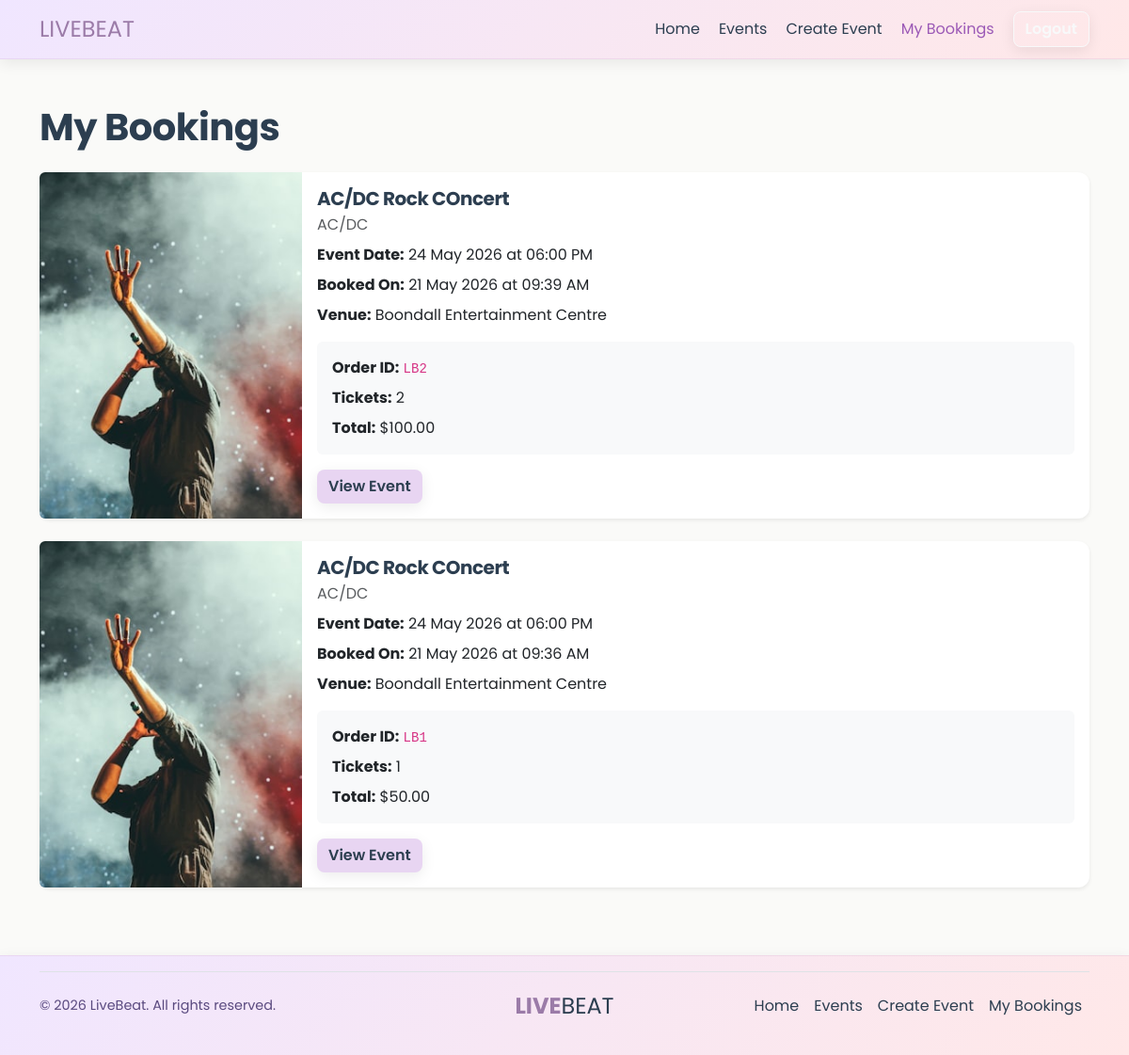
Page /booking-history (signed in) on the committed database.
### livebeat/models.py (models this page shows)
class Booking(db.Model):
    id = db.Column(db.Integer, primary_key=True)
    ticket_quantity = db.Column(db.Integer, nullable=False)
    ticket_price = db.Column(db.Float, nullable=False)
    date_booked = db.Column(db.DateTime, default=brisbane_now)
    user_id = db.Column(db.Integer, db.ForeignKey("user.id"))
    event_id = db.Column(db.Integer, db.ForeignKey("event.id"))

class Event(db.Model):
    id = db.Column(db.Integer, primary_key=True)
    title = db.Column(db.String(100), nullable=False)
    artist = db.Column(db.String(100), nullable=False)
    description = db.Column(db.Text, nullable=False)
    category = db.Column(db.String(50), nullable=False)
    status = db.Column(db.String(20), default="Open")
    capacity = db.Column(db.Integer, nullable=False)
    date = db.Column(db.DateTime, nullable=False)
    venue_name = db.Column(db.String(120), nullable=False)
    venue_address = db.Column(db.String(200), nullable=False)
    ticket_price = db.Column(db.Float, nullable=False)
    acknowledgement = db.Column(db.Text)
    image = db.Column(db.String(200), default="concert1.jpg")
    user_id = db.Column(db.Integer, db.ForeignKey("user.id"))
    bookings = db.relationship("Booking", backref="event", lazy=True)
    comments = db.relationship("Comment", backref="event", lazy=True)

### livebeat/views.py (the view)
@main_bp.route("/booking-history")
@login_required
def booking_history():
    bookings = Booking.query.filter_by(user_id=current_user.id).order_by(Booking.date_booked.desc()).all()
    return render_template("booking-history.html", bookings=bookings)

### livebeat/templates/booking-history.html (shortened to what this page needs)
{% extends 'base.html' %}
{% block content %}
<section class="py-5">
    <div class="container">
        <h1 class="mb-4">My Bookings</h1>
        {% for booking in bookings %}
        <div class="card mb-4 border-0 shadow-sm">
            <div class="row g-0">
                <div class="col-md-3">
                    <img src="{{ url_for('static', filename='images/' ~ booking.event.image) }}"
                        alt="{{ booking.event.title }}"
                        class="img-fluid rounded-start h-100 object-fit-cover">
                </div>
                <div class="col-md-9">
                    <div class="card-body">
                        <h5 class="card-title mb-1">{{ booking.event.title }}</h5>
                        <p class="text-muted mb-2">{{ booking.event.artist }}</p>
                        <p class="mb-2">
                            <strong>Event Date:</strong>
                            {{ booking.event.date.strftime('%d %b %Y at %I:%M %p') }}
                        </p>
                        <p class="mb-2">
                            <strong>Booked On:</strong>
                            {{ booking.date_booked.strftime('%d %b %Y at %I:%M %p') }}
                        </p>
                        <p class="mb-2">
                            <strong>Venue:</strong>
                            {{ booking.event.venue_name }}
                        </p>
                        <div class="bg-light p-3 rounded mt-3">
                            <p class="mb-2">
                                <strong>Order ID:</strong>
                                <code>LB{{ booking.id }}</code>
                            </p>
                            <p class="mb-2">
                                <strong>Tickets:</strong>
                                {{ booking.ticket_quantity }}
                            </p>
                            <p class="mb-0">
                                <strong>Total:</strong>
                                ${{ "%.2f"|format(booking.ticket_quantity * booking.ticket_price) }}
                            </p>
                        </div>
                        <a href="{{ url_for('main.event_details', event_id=booking.event.id) }}"
                            class="btn btn-primary mt-3">
                            View Event
                        </a>
                    </div>
                </div>
            </div>
        </div>
        {% endfor %}
    </div>
</section>
{% endblock %}

### livebeat/static/style/style.css (style rules this page uses)
:root { --dark-gray: #2C3E50; --light-shadow: 0 4px 15px rgba(0, 0, 0, 0.08); --medium-shadow: 0 6px 20px rgba(0, 0, 0, 0.12); }
* { font-family: "Poppins", sans-serif; font-weight: 400; font-style: normal; }
body { background-color: #FAFAF8; min-height: 100vh; display: flex; flex-direction: column; }
h1, h2, h3, h4, h5, h6 { font-weight: 700; letter-spacing: -0.5px; color: var(--dark-gray); }
h1 { font-size: 2.5rem; margin-bottom: 1.5rem; }
.btn { font-weight: 600; border-radius: 8px; box-shadow: var(--light-shadow); }
.btn-primary { background: #E8D5F2; border: none; color: #2C3E50 !important; }
.card { border: none; border-radius: 12px; box-shadow: var(--light-shadow); background: white; transition: all 0.3s ease; }
.card-title { color: var(--dark-gray); font-weight: 700; }
section { padding: 2rem 0; }

### rows in the picture
Booking: image (picture), event "AC/DC Rock COncert", event.artist "AC/DC", event "24 May 2026 at 06:00 PM", date_booked "21 May 2026 at 09:39 AM", event.venue_name "Boondall Entertainment Centre", id "2", ticket_quantity "2", booking.ticket_quantity*booking.ticket_price "100.00"
Booking: image (picture), event "AC/DC Rock COncert", event.artist "AC/DC", event "24 May 2026 at 06:00 PM", date_booked "21 May 2026 at 09:36 AM", event.venue_name "Boondall Entertainment Centre", id "1", ticket_quantity "1", booking.ticket_quantity*booking.ticket_price "50.00"
